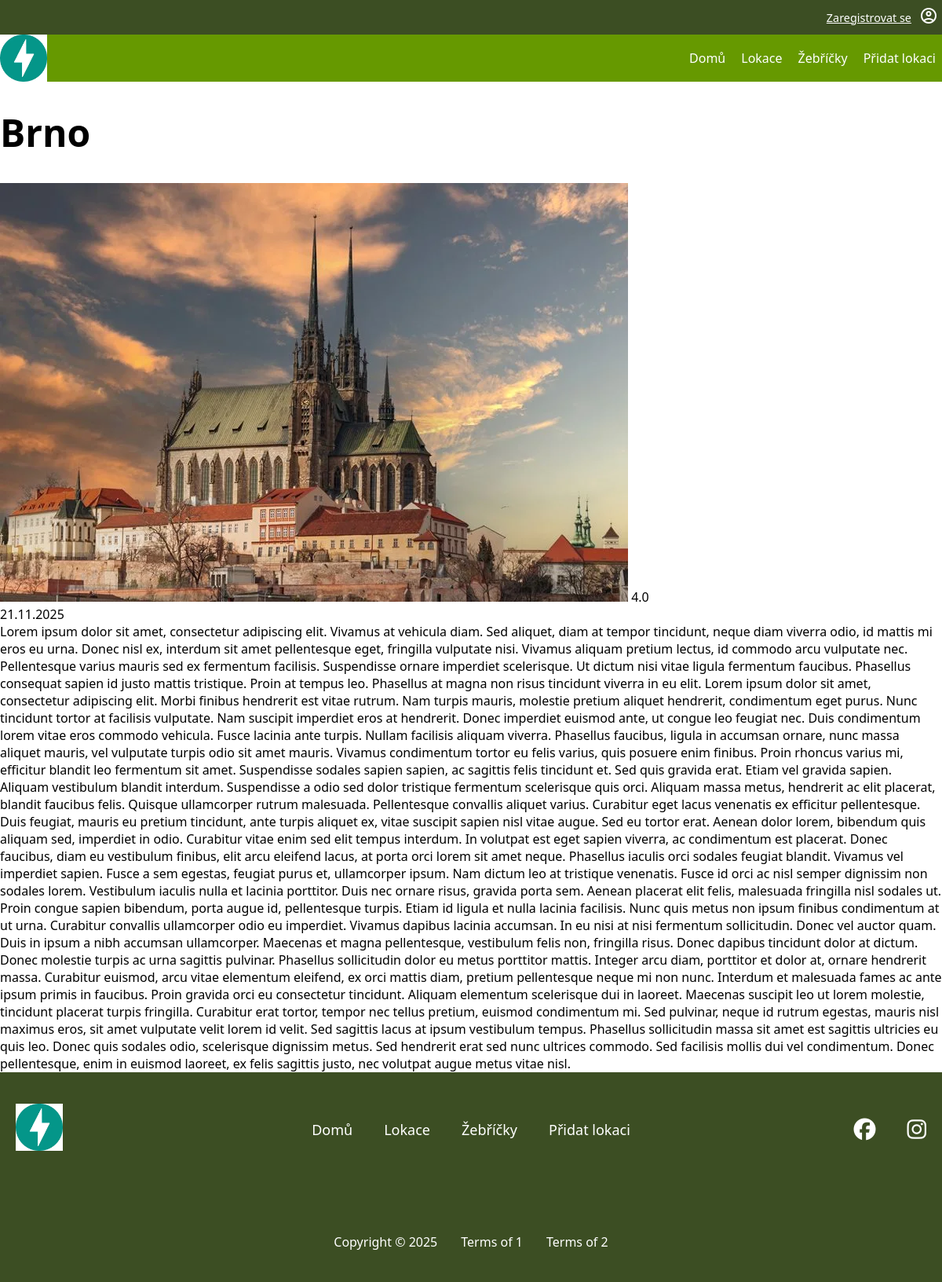
Page /locations/1 on the committed database.
### tables this page shows
CREATE TABLE location (
    id INTEGER PRIMARY KEY AUTOINCREMENT,
    name VARCHAR NOT NULL,
    description VARCHAR,
    date_location_added TEXT NOT NULL,
    id_user INTEGER NOT NULL,
    FOREIGN KEY (id_user) REFERENCES user(id)
);

CREATE TABLE photo (
    id INTEGER PRIMARY KEY AUTOINCREMENT,
    name VARCHAR NOT NULL,
    alt_text VARCHAR,
    url VARCHAR NOT NULL,
    id_location INTEGER NOT NULL,
    FOREIGN KEY (id_location) REFERENCES location(id)
);

### pages/locations.py (the view)
@router.get("/locations/{id}", name="location_detail", response_class=HTMLResponse)
async def location_detail(request: Request, id:int ,svc: LocationService = Depends(locations_service)):
    location = svc.get_location_by_id_with_photos_and_rating(id)
    tpl = request.app.state.templates
    return tpl.TemplateResponse(
        "location-detail.html",
        {
            "request": request,
            "title": location["name"],
            "location": location,  #Všechny informace o lokaci
        },
    )

### templates/location-detail.html (shortened to what this page needs)
{% extends "base.html" %}
{% block content %}
<h1>{{ title }}</h1>
    {% if location['photos'] %}
        <img alt="{{ location['photos'][0]['alt_text'] }}" src="/database/{{ location['photos'][0]['url'] }}">
    {% else %}
        <img alt="No photo" src="{{url_for('static', path='img/web/noImage.webp') }}"></a>
    {% endif %}
    {{ location['avg_rating']}}<br>
    {{ location['date_location_added']}}<br>
    {{ location['description']}}
{% endblock %}

### static/css/style.css (style rules this page uses)
:root { font-family: system-ui, -apple-system, Segoe UI, Roboto, sans-serif; --background-color: white; --text-color: black; --navbar-background-color: #669900; --footer-background-color: #3c4e23; --white-text-color: white; font-size: 16px; }
html, body { margin:0; padding: 0; background: var(--background-color); width: 100%; }
h1 { font-size: 3em; }

### rows in the picture
location: name "Brno", date_location_added "21.11.2025", description "Lorem ipsum dolor sit amet, consectetur adipiscing elit. Vivamus at vehicula diam. Sed aliquet, diam at tempor tincidunt, neque diam viverra odio, id mattis mi eros eu urna. Donec nisl ex, interdum sit amet pellentesque eget, fringilla vulputate nisi. Vivamus aliquam pretium lectus, id commodo arcu vulputate nec. Pellentesque varius mauris sed ex fermentum facilisis. Suspendisse ornare imperdiet scelerisque. Ut dictum nisi vitae ligula fermentum faucibus. Phasellus consequat sapien id justo mattis tristique. Proin at tempus leo. Phasellus at magna non risus tincidunt viverra in eu elit. Lorem ipsum dolor sit amet, consectetur adipiscing elit. Morbi finibus hendrerit est vitae rutrum. Nam…"
photo: url (picture)

### other values in the picture
{{ location['avg_rating'] }} "4.0"
